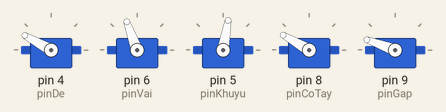
Simulated run of this sketch. Board: Arduino Uno, built with avr-gcc and run on an emulated ATmega328P. Parts: 5 × servo.

Above: at 3.16 s.
At 8.5 s:
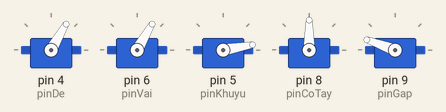
At 13.8 s:
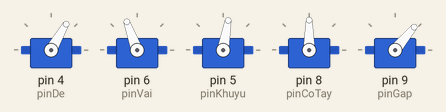
At 19.7 s:
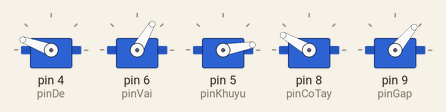
At 22.4 s:
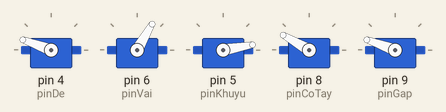
At 36.1 s:
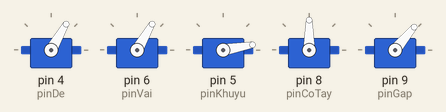
Timing chart, 0 to 40.0 s (numbered marks = the images above):
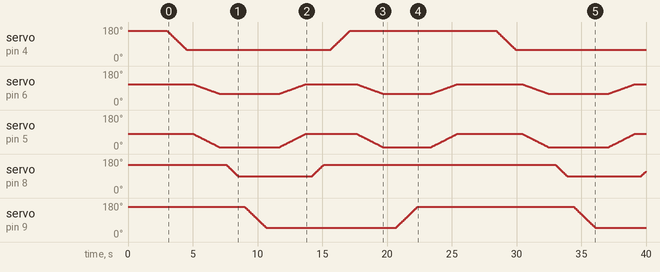

The sketch:

5bactudo4.ino
```cpp
#include <Servo.h>

// Khởi tạo các đối tượng servo
Servo servoDe;
Servo servoVai;
Servo servoKhuyu;
Servo servoCoTay;
Servo servoGap;

// Định nghĩa chân tín hiệu
const int pinDe = 4;
const int pinVai = 6;
const int pinKhuyu = 5;
const int pinCoTay = 8;
const int pinGap = 9;

void setup() {
  // Kết nối các servo với chân tín hiệu
  servoDe.attach(pinDe);
  servoVai.attach(pinVai);
  servoKhuyu.attach(pinKhuyu);
  servoCoTay.attach(pinCoTay);
  servoGap.attach(pinGap);

  // Đưa robot về vị trí bắt đầu ban đầu khi vừa bật nguồn
  servoDe.write(160);
  servoVai.write(110);
  servoKhuyu.write(80);
  servoCoTay.write(150);
  servoGap.write(160);

  delay(3000); // Đợi 3 giây để chuẩn bị chạy chu trình
}

void loop() {
  // GIAI ĐOẠN 1: HÀNH TRÌNH ĐI ĐẾN VÀ GẮP VẬT (Tại góc Đế 60)

  // Bước 1: Servo Đế xoay từ 160 đến 60 độ
  for (int pos = 160; pos >= 60; pos--) {
    servoDe.write(pos);
    delay(15);
  }
  delay(500);

  // Bước 2: Servo Vai và Khuỷu HOẠT ĐỘNG ĐỒNG THỜI (Vươn xuống gắp)
  // Vai: 110 -> 60 | Khuỷu: 80 -> 10
  for (int step = 0; step <= 100; step++) {
    int gocVai = map(step, 0, 100, 110, 60);
    int gocKhuyu = map(step, 0, 100, 80, 10);
    servoVai.write(gocVai);
    servoKhuyu.write(gocKhuyu);
    delay(20);
  }
  delay(500);

  // Bước 3: Servo Cổ tay hạ xuống (150 -> 90 độ)
  for (int pos = 150; pos >= 90; pos--) {
    servoCoTay.write(pos);
    delay(15);
  }
  delay(500);

  // Bước 4: Servo Gắp đóng lại từ 160 đến 50 độ (Kẹp giữ vật)
  for (int pos = 160; pos >= 50; pos--) {
    servoGap.write(pos);
    delay(15);
  }
  delay(1000); // Đợi 1 giây để kẹp chắc vật

  // GIAI ĐOẠN 2: XOAY VỀ, VƯƠN RA VÀ THẢ VẬT (Tại góc Đế 160)

  // Bước 5: Co vai và khuỷu lại đồng thời để nhấc vật lên cao
  // Vai: 60 -> 110 | Khuỷu: 10 -> 80
  for (int step = 0; step <= 100; step++) {
    int gocVai = map(step, 0, 100, 60, 110);
    int gocKhuyu = map(step, 0, 100, 10, 80);
    servoVai.write(gocVai);
    servoKhuyu.write(gocKhuyu);
    delay(20);
  }
  delay(500);

    // Bước 6: Servo Cổ tay ngửa lên lại (90 -> 150 độ)
  for (int pos = 90; pos <= 150; pos++) {
    servoCoTay.write(pos);
    delay(15);
  }
  delay(500);

  // Bước 7: Servo Đế xoay ngược từ 60 về 160 độ (Xoay về vị trí trả vật)
  for (int pos = 60; pos <= 160; pos++) {
    servoDe.write(pos);
    delay(15);
  }
  delay(500);

  // Bước 8: VƯƠN VAI VÀ KHUỶU RA ĐỒNG THỜI TẠI VỊ TRÍ THẢ
  // Vai: 110 -> 60 | Khuỷu: 80 -> 10
  for (int step = 0; step <= 100; step++) {
    int gocVai = map(step, 0, 100, 110, 60);
    int gocKhuyu = map(step, 0, 100, 80, 10);
    servoVai.write(gocVai);
    servoKhuyu.write(gocKhuyu);
    delay(20);
  }
  delay(500);

    // Bước 9: Servo Cổ tay hạ xuống góc thả (90 -> 150 độ)
  for (int pos = 90; pos >= 150; pos--) {
    servoCoTay.write(pos);
    delay(15);
  }
  delay(500);

  // Bước 10: Servo Gắp mở ra từ 50 đến 160 độ (Thả vật)
  for (int pos = 50; pos <= 160; pos++) {
    servoGap.write(pos);
    delay(15);
  }
  delay(1000); // Đợi 1 giây để vật rơi hoàn toàn

  // Bước 11: THU TAY VỀ TRẠNG THÁI BAN ĐẦU ĐỂ RESET CHU TRÌNH
  // Sau khi thả vật xong, thu tay về góc cao để khi vòng lặp lặp lại, robot sẽ xoay đế đi gắp tiếp
  // Vai: 60 -> 110 | Khuỷu: 10 -> 80
  for (int step = 0; step <= 100; step++) {
    int gocVai = map(step, 0, 100, 60, 110);
    int gocKhuyu = map(step, 0, 100, 10, 80);
    servoVai.write(gocVai);
    servoKhuyu.write(gocKhuyu);
    delay(20);
  }

  delay(3000); // Đợi 3 giây nghỉ trước khi tự động chạy chu trình tiếp theo
}
```
